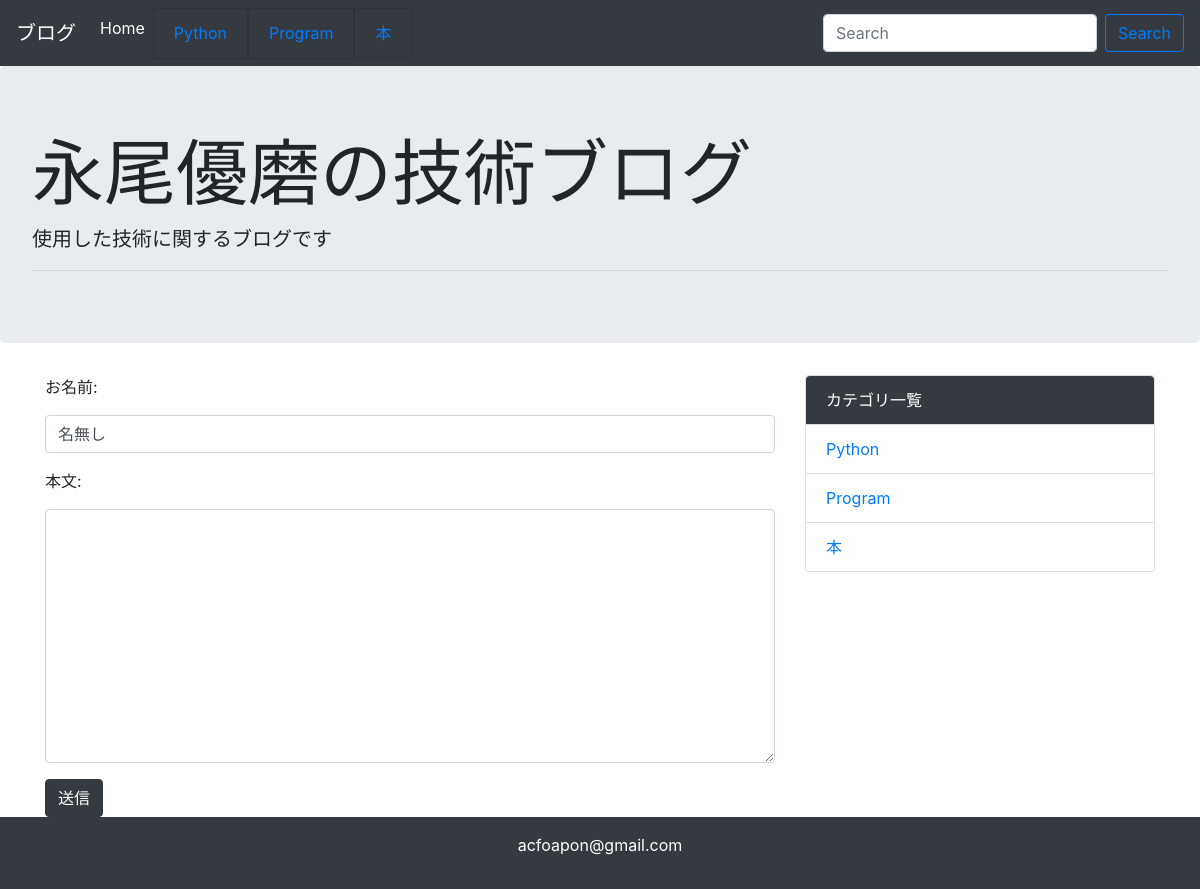
/comment/2, run on the app's committed database.
### blog/models.py (models this page shows)
class Category(models.Model):
    name = models.CharField('カテゴリ名', max_length=255)
    created_at = models.DateTimeField('作成日', default=timezone.now)
    def __str__(self):
        return self.name

### blog/views.py (the view, shortened to what this page needs)
# urls.py: path('comment/<int:post_pk>',views.CommentView.as_view(),name='comment')
class CommentView(generic.CreateView):
    model = Comment
    form_class = CommentCreateForm

### blog/forms.py
class CommentCreateForm(forms.ModelForm):
    def __init__(self, *args, **kwargs):
        super().__init__(*args, **kwargs)
        for field in self.fields.values():
            field.widget.attrs['class'] = 'form-control'
    class Meta:
        model = Comment
        fields = ('name', 'text')

### blog/context_processors.py (called while the page is built)
def common(request):
    context = {
        'category_list': Category.objects.all()
    }
    return context

### blog/templates/blog/comment_form.html (shortened to what this page needs)
{% extends 'blog/base.html' %}
{% block content %}
    {% for field in form %}
        <div class="form-group">
        <label for="{{ field.id_for_label }}">{{ field.label_tag }}</label>
        {{ field }}
        </div>
    {% endfor %}
    <button type="submit" class="btn btn-dark">送信</button>
{% endblock %}

### blog/templates/blog/base.html (shortened to what this page needs)
<!doctype html>
<html lang="ja">
<head>
    <link rel="stylesheet" href="https://maxcdn.bootstrapcdn.com/bootstrap/4.0.0-beta.2/css/bootstrap.min.css"
>
</head>
<body>
<nav class="navbar navbar-expand-lg navbar-dark bg-dark">
    <a class="navbar-brand" href="">ブログ</a>
    <div class="collapse navbar-collapse" id="navbarSupportedContent">
        <ul class="navbar-nav mr-auto">
            <li class="nav-item active">
                <a class="nav-link" href="{% url 'blog:index' %}">Home</a>
            </li>
            <li class="nav-item active">
                {% for category in category_list %}
                    <li class="list-group-item bg-dark text-white">
                        <a href="{% url 'blog:category' category.pk %}"> {{ category }}</a>
                    </li>
                {% endfor %}
            </li>
    </div>
    <form class="form-inline my-2 my-lg-0" method="GET" action="{% url 'blog:index' %}">
        <input class="form-control mr-sm-2" type="text" placeholder="Search" aria-label="Search" name="keyword">
        <button class="btn btn-outline-primary my-2 my-sm-0" type="submit">Search</button>
    </form>
</nav>
<div class="jumbotron">
    <h1 class="display-3">永尾優磨の技術ブログ</h1>
    <p class="lead">使用した技術に関するブログです</p>
    <hr class="my-2">
</div>
<div class="container">
    <div class="row">
        <div class="col-md-8">
            {% block content %}
            {% endblock %}
        </div>
        <div class="col-md-4">
            <div class="card">
                <ul class="list-group list-group-flush">
                    <li class="list-group-item bg-dark text-white">カテゴリ一覧</li>
                    {% for category in category_list %}
                        <li class="list-group-item"><a href="{% url 'blog:category' category.pk %}"> {{ category }}</a>
                        </li>
                    {% endfor %}
                </ul>
            </div>
        </div>
    </div>
</div>
<footer class="bg-dark text-white text-center py-3">
    <p>acfoapon@gmail.com</p>
</footer>
</body>
</html>

### data on the page
Category: name "Python"
Category: name "Program"
Category: name "本"

### other printed values
{{ field.label_tag }} "お名前:" "本文:"
